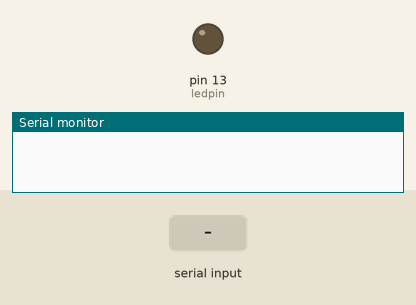
Simulated run of this sketch. Board: Arduino Uno, built with avr-gcc and run on an emulated ATmega328P. On the bench: output pins drawn as LEDs (lit = HIGH), the last lines printed to the serial monitor. The test bench sets the inputs (shaded band).

Above: at 1.2 s.
1.3 s: "q" received over Serial
At 2.5 s:
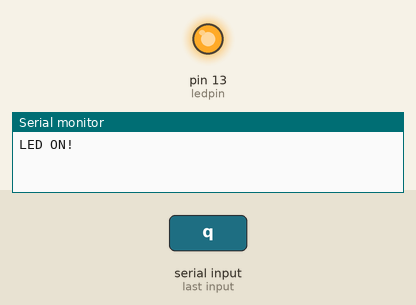
2.8 s: "w" received over Serial
At 3.8 s:
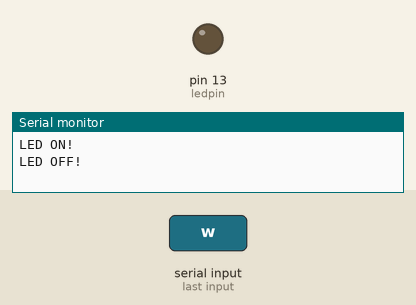
Timing chart, 0 to 5.8 s (numbered marks = the images above; inputs shaded):
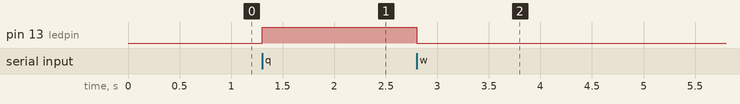

The sketch:

bluetooth.ino
```cpp
char val;
int ledpin=13;
void setup()
{
  Serial.begin(9600);
  pinMode(ledpin,OUTPUT);
}

void loop()
{
  val=Serial.read();
  if(val=='q')
  {
    digitalWrite(ledpin,HIGH);
    Serial.println("LED ON!");
  }else if(val=='w'){
  digitalWrite(ledpin,LOW);
Serial.println("LED OFF!");
  }
}
```

Measured:
- after the input at 1.3 s, pin 13 (ledpin): LOW → HIGH at once
- after the input at 2.8 s, pin 13 (ledpin): HIGH → LOW at once
